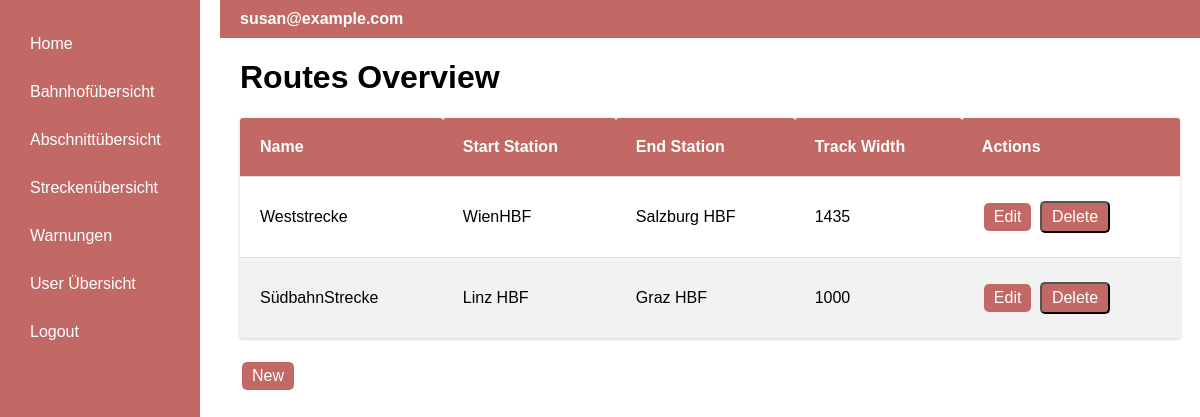
Page /routes (signed in) on the earlier database version.
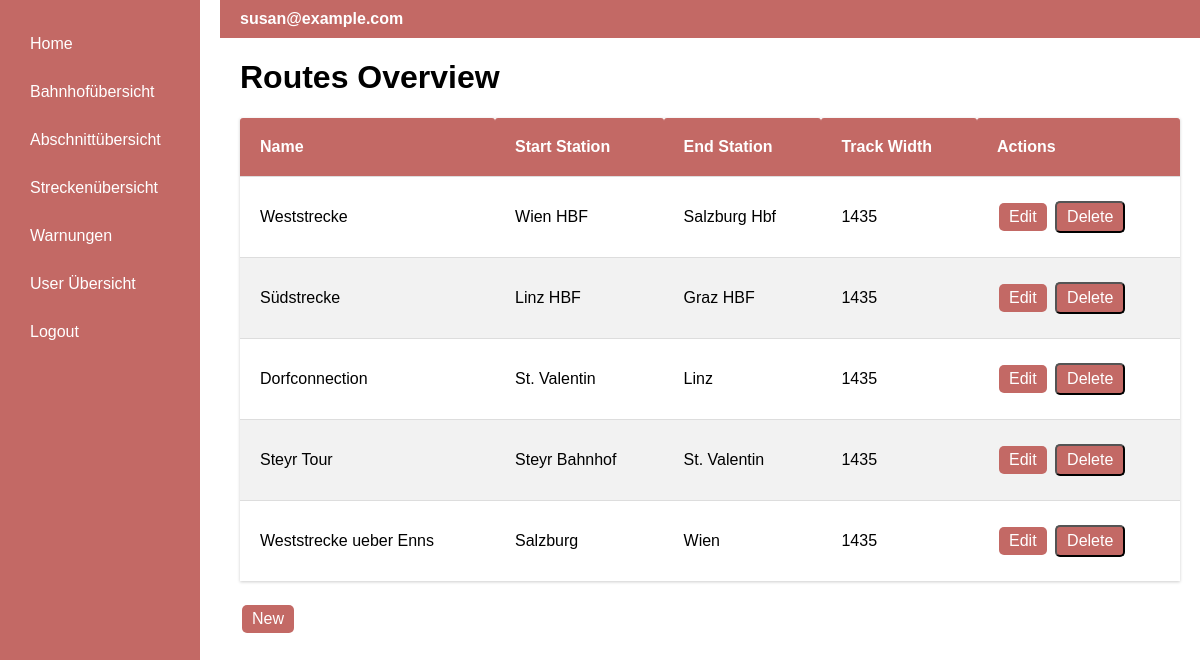
Same page on the later database version.
### app/models.py (models this page shows, shortened)
class User(UserMixin, db.Model):
    id: so.Mapped[int] = so.mapped_column(primary_key=True)
    username: so.Mapped[str] = so.mapped_column(sa.String(64), index=True,
                                                unique=True)
    email: so.Mapped[str] = so.mapped_column(sa.String(120), index=True,
                                             unique=True)
    password_hash: so.Mapped[Optional[str]] = so.mapped_column(sa.String(256))
    isAdmin = db.Column(db.Boolean, default=False)
    address_id = db.Column(db.Integer, db.ForeignKey('address.id', name='fk_user_address_id'))
    address = db.relationship('Address', backref='user', uselist=False)

class Route(db.Model):
    id = db.Column(db.Integer, primary_key=True, autoincrement=True)
    name = db.Column(db.String(140))
    startStation = db.Column(db.Integer, db.ForeignKey('station.id', name='fk_route_station_start'))
    endStation = db.Column(db.Integer, db.ForeignKey('station.id', name='fk_route_station_start'))
    sections = db.relationship('Segment', secondary=routesegments, backref="route")
    trackWidth = db.Column(db.Integer)

class Station(db.Model):
    id = db.Column(db.Integer, primary_key=True, autoincrement=True)
    name = db.Column(db.String(140))
    address_id = db.Column(db.Integer, db.ForeignKey('address.id', name='fk_station_address_id'))
    address = db.relationship("Address")
    xcoord = db.Column(db.String(140))
    ycoord = db.Column(db.String(140))

### app/routes.py (the view)
@app.route('/routes', methods=['GET'])
@login_required
def routes_overview():
    StartStation = aliased(Station)
    EndStation = aliased(Station)
    routes = db.session.query(
        Route,
        StartStation.name.label('start_station_name'),
        EndStation.name.label('end_station_name')
    ).join(
        StartStation, Route.startStation == StartStation.id
    ).join(
        EndStation, Route.endStation == EndStation.id
    ).all()
    return render_template('routes.html', routes=routes)

### app/models.py (called while the page is built)
@login.user_loader
def load_user(id):
    return db.session.get(User, int(id))

### app/templates/routes.html
{% extends "base.html" %}
{% block content %}
<h1>Routes Overview</h1>
<table class="table-station">
    <thead>
    <tr>
        <th>Name</th>
        <th>Start Station</th>
        <th>End Station</th>
        <th>Track Width</th>
        {% if current_user.is_authenticated and current_user.isAdmin %}
        <th>Actions</th>
        {% endif %}
    </tr>
    </thead>
    <tbody>
    {% for route, start_station_name, end_station_name in routes %}
        <tr>
            <td>{{ route.name }}</td>
            <td>{{ start_station_name }}</td>
            <td>{{ end_station_name }}</td>
            <td>{{ route.trackWidth }}</td>
            <td>
                {% if current_user.is_authenticated and current_user.isAdmin %}
                    <a href="{{ url_for('routeEdit', route_id=route.id) }}" class="edit-button">Edit</a>
                    <form action="{{ url_for('routeDelete', route_id=route.id) }}" method="POST"
                          style="display: inline-block;">
                        <input type="submit" value="Delete" class="edit-button">
                    </form>
                {% endif %}
            </td>
        </tr>
    {% endfor %}
    </tbody>
</table>
<a href="{{ url_for('routeNew') }}" class="create_button">New</a>
{% endblock %}

### app/templates/base.html (shortened to what this page needs)
<!DOCTYPE html>
<html lang="en">
<head>
</head>
<body>
<div class="container">
    <div class="sidebar">
        <a href="{{ url_for('index') }}">Home</a>
        {% if current_user.is_anonymous %}
            <a href="{{ url_for('login') }}">Login</a>
        {% else %}
            <a href="{{ url_for('trainstation') }}">Bahnhofübersicht</a>
            <a href="{{ url_for('segments') }}">Abschnittübersicht</a>
            <a href="{{ url_for('routes_overview') }}">Streckenübersicht</a>
            <a href="{{ url_for('warnings') }}">Warnungen</a>
            {% if current_user.is_authenticated and current_user.isAdmin %}
                <a href="{{ url_for('user') }}">User Übersicht</a>
            {% endif %}
            <a href="{{ url_for('logout') }}">Logout</a>
        {% endif %}
    </div>
    <div class="content">
        <div class="topbar">
            <span class="email">{{ current_user.email if not current_user.is_anonymous else 'Guest' }}</span>
        </div>
        {% block content %}{% endblock %}
    </div>
</div>
</body>
</html>

### app/templates/base.html (style rules this page uses)
body, html { margin: 0; padding: 0; font-family: Arial, sans-serif; width: 100%; height: 100%; overflow-x: hidden; overflow-y: auto; }
.container { display: flex; height: 100vh; width: 100%; }
.sidebar { background-color: rgb(195, 105, 101); color: white; width: 200px; padding: 20px; display: flex; flex-direction: column; box-sizing: border-box; }
.sidebar a { text-decoration: none; color: white; padding: 10px; margin: 5px 0; display: block; }
.content { flex-grow: 1; padding: 0 20px 20px 40px; overflow: auto }
.topbar { background-color: rgb(195, 105, 101); color: white; padding: 10px 20px; display: flex; align-items: center; justify-content: space-between; width: calc(100% + 40px); margin: 0 -20px 0 -20px; box-sizing: border-box; }
.email { font-weight: bold; padding-right: 20px; }
.table-station { overflow-y: hidden; width: 100%; border-collapse: separate; border-spacing: 0; margin: 20px 0; box-shadow: 0 1px 3px rgba(0, 0, 0, 0.2); }
.table-station th, .table-station td { padding: 20px; text-align: left; border-bottom: 1px solid #ddd; }
.table-station th { background-color: rgb(195, 105, 101); color: white; border-radius: 3px 3px 0 0; }
.table-station tr:last-child td { border-bottom: none; }
.table-station tr:nth-child(even) { background-color: #f2f2f2; }
.edit-button { background-color: rgb(195, 105, 101); color: white; padding: 5px 10px; text-align: center; text-decoration: none; display: inline-block; font-size: 16px; margin: 4px 2px; cursor: pointer; border-radius: 5px; }
.create_button { background-color: rgb(195, 105, 101); color: white; padding: 5px 10px; text-align: center; text-decoration: none; display: inline-block; font-size: 16px; margin: 4px 2px; cursor: pointer; border-radius: 5px; }

Differences in the rows shown:
changed Route "Weststrecke": name "WienHBF" → "Wien HBF"; name "Salzburg HBF" → "Salzburg Hbf"
changed Route "Linz HBF": name "SüdbahnStrecke" → "Südstrecke"; trackWidth "1000" → "1435"
added Route: name "Dorfconnection", name "St. Valentin", name "Linz", trackWidth "1435"
added Route: name "Steyr Tour", name "Steyr Bahnhof", name "St. Valentin", trackWidth "1435"
added Route: name "Weststrecke ueber Enns", name "Salzburg", name "Wien", trackWidth "1435"
